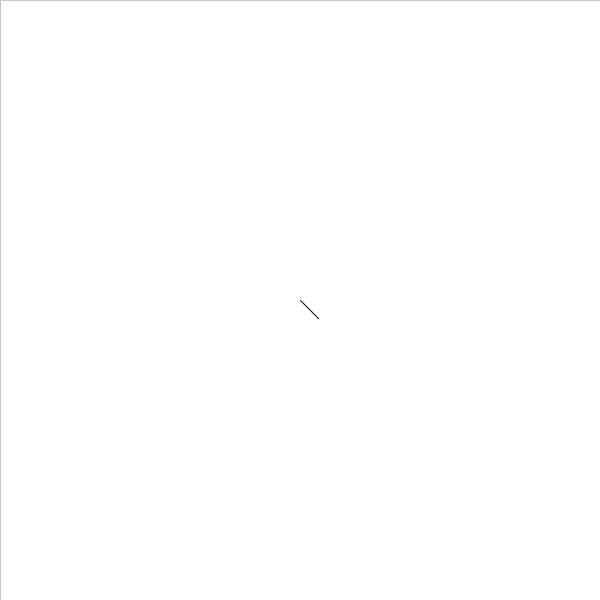
Frame 1 (no input)
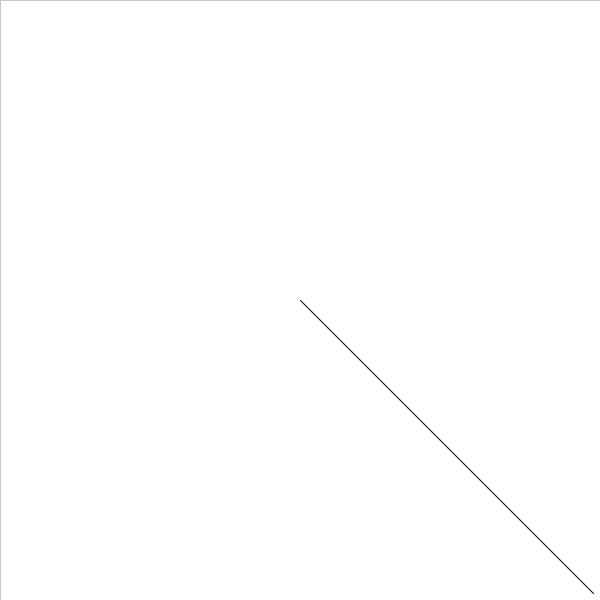
Frame 60 (the mouse pressed at the canvas centre just before this capture)
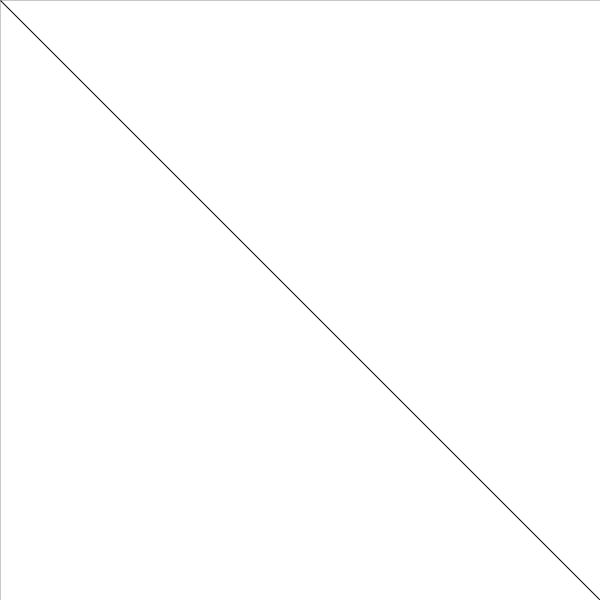
Frame 120 (the mouse held since frame 60 and released just before this capture)

The Processing sketch that drew these frames (run headless with seeded random() and noise(); from frame 60 on, the mouse is pressed at the canvas centre):

// Processing sketch: plotting_lissajous_01
// ── plotting_lissajous_01.pde
/** This sketch draws some simple lissajou figures. 
 * The X and Y frequencies are controlled by the mouse position. */

XyPlotter plotter;

void setup() {
  size(600, 600);

  plotter = new XyPlotter(300);
}


void draw() {
  background(255);

  float time = millis() / 1000.0;
  float frequencyX = map(mouseX, 0, width, 0.2, 1.0);
  float frequencyY = map(mouseY, 0, height, 0.2, 1.0);

  float valueX = sineWave(time, frequencyX);
  float valueY = sineWave(time, frequencyY);
  
  plotter.put(valueX, valueY);
  plotter.draw(0, 0, width, height);
}


// ── XyPlotter.pde
class XyPlotter {
  float storageX[];
  float storageY[];

  int pointer = 0;

  color strokeColor = color(0);
  color guideColor = color(200);

  /** Constructor. Accepts the capacity of the plotter */
  XyPlotter(int theCapacity) {
    storageX = new float[theCapacity];   // make room
    storageY = new float[theCapacity];   // make room
  }

  /** Puts a new value in storage */
  void put(float theValueX, float theValueY) {
    pointer = (pointer + 1) % storageX.length;  // what's the next slot?
    storageX[pointer] = theValueX;  // store
    storageY[pointer] = theValueY;  // store
  }

  /** Draws the plotter */
  void draw(float theX, float theY, float theWidth, float theHeight) {
    noFill();

    stroke(guideColor);
    rect(theX, theY, theWidth, theHeight);

    stroke(strokeColor);
    beginShape();
    for (int i = 0; i < storageX.length; i++) {
      int index = (i + pointer + 1) % storageX.length;  // start at the current and wrap around...

      float valueX = storageX[index];
      float valueY = storageY[index];

      float x = theX + map(valueX, -1, 1, 0, theWidth);
      float y = theX + map(valueY, -1, 1, 0, theHeight);

      vertex(x, y);
    }
    endShape();
  }
}


// ── signalGenerators.pde
float sineWave(float time, float frequency) {
  return sin(((time % (1.0 /frequency)) * TWO_PI)  * frequency); 
}


float triangleWave(float time, float frequency) {
  float period = (1.0 / frequency);
  return abs((time % period) - 0.5 * period) * frequency * 4.0 - 1.0;
}


float sawtoothWave(float time, float frequency) {
  float p = time * frequency;
  return (p % 1.0) * 2.0 - 1.0;
}


float squareWave(float time, float frequency) {  
  return signum(sin(time * TWO_PI * frequency));
}


float signum(float value) {
  if (value == 0.0) return 0;
  else if (value > 0.0) return 1;
  else return -1;
}
